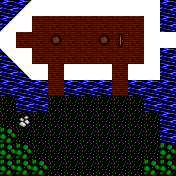

The image is a tile-based game level rendered from a .tmx file. Its description and complete source (layers, tilesets, objects, tile grids) follow:
An orthogonal 11x11 tile map with 16x16 px tiles, 1 tile layer (SHORSHIP) and 24 objects (monst-0, monst-1, monst-2, monst-3, monst-4, ...).

<map version="1.5" tiledversion="1.6.0" orientation="orthogonal" renderorder="right-down" width="11" height="11" tilewidth="16" tileheight="16" infinite="0" nextlayerid="2" nextobjectid="1">
 <tileset firstgid="1" source="tiles.tsx" />
 <layer id="1" name="SHORSHIP" width="11" height="11">
  <data encoding="csv">
3,51,73,73,73,73,73,73,73,73,3,
51,73,64,64,64,64,64,64,64,73,3,
73,64,64,54,64,64,54,55,64,73,73,
53,73,64,64,64,64,64,64,64,73,3,
3,53,73,64,73,73,73,64,73,73,3,
3,3,3,64,3,3,3,64,3,3,3,
5,3,3,5,5,5,5,5,5,3,3,
5,56,5,5,5,5,5,5,5,5,3,
6,5,5,5,5,5,5,5,5,5,3,
6,6,5,5,5,5,5,5,5,5,6,
6,6,6,5,5,5,5,5,5,6,6
  </data>
 </layer>
 <objectgroup id="1" name="start">
  <object id="1" name="monst-0" x="40" y="56"><point /></object>
  <object id="2" name="monst-1" x="56" y="56"><point /></object>
  <object id="3" name="monst-2" x="88" y="56"><point /></object>
  <object id="4" name="monst-3" x="120" y="56"><point /></object>
  <object id="5" name="monst-4" x="136" y="56"><point /></object>
  <object id="6" name="monst-5" x="24" y="40"><point /></object>
  <object id="7" name="monst-6" x="40" y="40"><point /></object>
  <object id="8" name="monst-7" x="72" y="40"><point /></object>
  <object id="9" name="monst-8" x="88" y="40"><point /></object>
  <object id="10" name="monst-9" x="136" y="40"><point /></object>
  <object id="11" name="monst-10" x="40" y="24"><point /></object>
  <object id="12" name="monst-11" x="56" y="24"><point /></object>
  <object id="13" name="monst-12" x="72" y="24"><point /></object>
  <object id="14" name="monst-13" x="104" y="24"><point /></object>
  <object id="15" name="monst-14" x="120" y="24"><point /></object>
  <object id="16" name="monst-15" x="136" y="24"><point /></object>
  <object id="17" name="party-0" x="120" y="120"><point /></object>
  <object id="18" name="party-1" x="56" y="120"><point /></object>
  <object id="19" name="party-2" x="72" y="136"><point /></object>
  <object id="20" name="party-3" x="104" y="136"><point /></object>
  <object id="21" name="party-4" x="40" y="136"><point /></object>
  <object id="22" name="party-5" x="136" y="136"><point /></object>
  <object id="23" name="party-6" x="56" y="152"><point /></object>
  <object id="24" name="party-7" x="120" y="152"><point /></object>
 </objectgroup>
</map>
